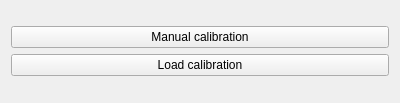
<?xml version="1.0" encoding="UTF-8"?>
<ui version="4.0">
 <class>calibrationTypesWidget</class>
 <widget class="QWidget" name="calibrationTypesWidget">
  <property name="windowModality">
   <enum>Qt::ApplicationModal</enum>
  </property>
  <property name="geometry">
   <rect>
    <x>0</x>
    <y>0</y>
    <width>400</width>
    <height>103</height>
   </rect>
  </property>
  <property name="windowTitle">
   <string>Calibration</string>
  </property>
  <layout class="QGridLayout" name="mainLayout">
   <item row="0" column="0">
    <layout class="QVBoxLayout" name="calibrationTypesLayout">
     <item>
      <widget class="QPushButton" name="manualCalibrationButton">
       <property name="text">
        <string>Manual calibration</string>
       </property>
      </widget>
     </item>
     <item>
      <widget class="QPushButton" name="loadCalibrationButton">
       <property name="text">
        <string>Load calibration</string>
       </property>
      </widget>
     </item>
    </layout>
   </item>
  </layout>
 </widget>
 <resources/>
 <connections/>
</ui>
